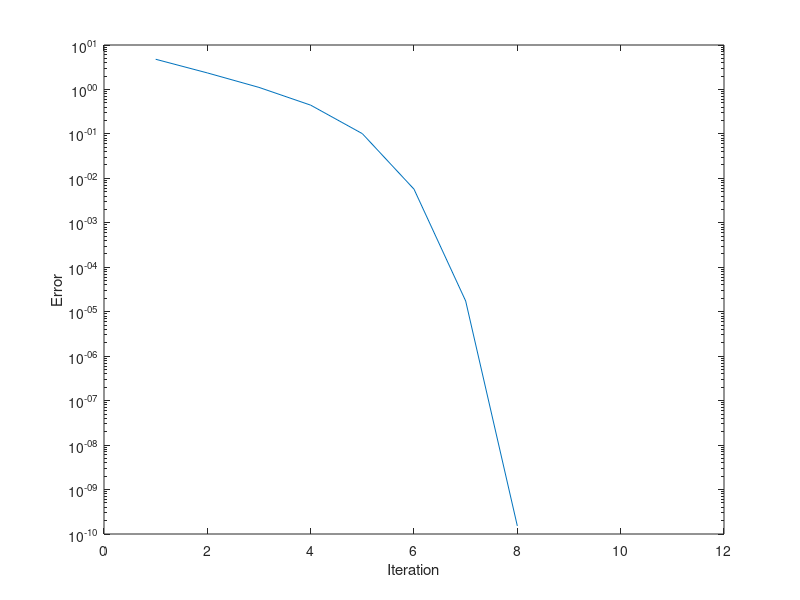

MATLAB code to generate this figure:
clc
clear
N=12;

F1=@(x) x(1)+x(2)+x(3)-3;
F2=@(x) x(1)^2+x(2)^2+x(3)^2-5;
F3=@(x) exp(x(1))+x(1)*x(2)-x(1)*x(3)-1;
F=@(x) [F1(x);F2(x);F3(x)];

J=@(x) [1,1,1; 2*x(1), 2*x(2), 2*x(3); exp(x(1))+x(2)-x(3),x(1),-x(1)];

x0=[2;3;2];
err=zeros(1,N);

for i=1:N
    if det(J(x0))==0
        fprintf('Determinant of Jacobian is 0')
        break
        
    end
    x=x0-(J(x0)\F(x0));
    err(i)=norm(abs(x-x0));
    x0=x;
end
disp(x)
semilogy(1:N,err)
ylabel('Error')
xlabel('Iteration')